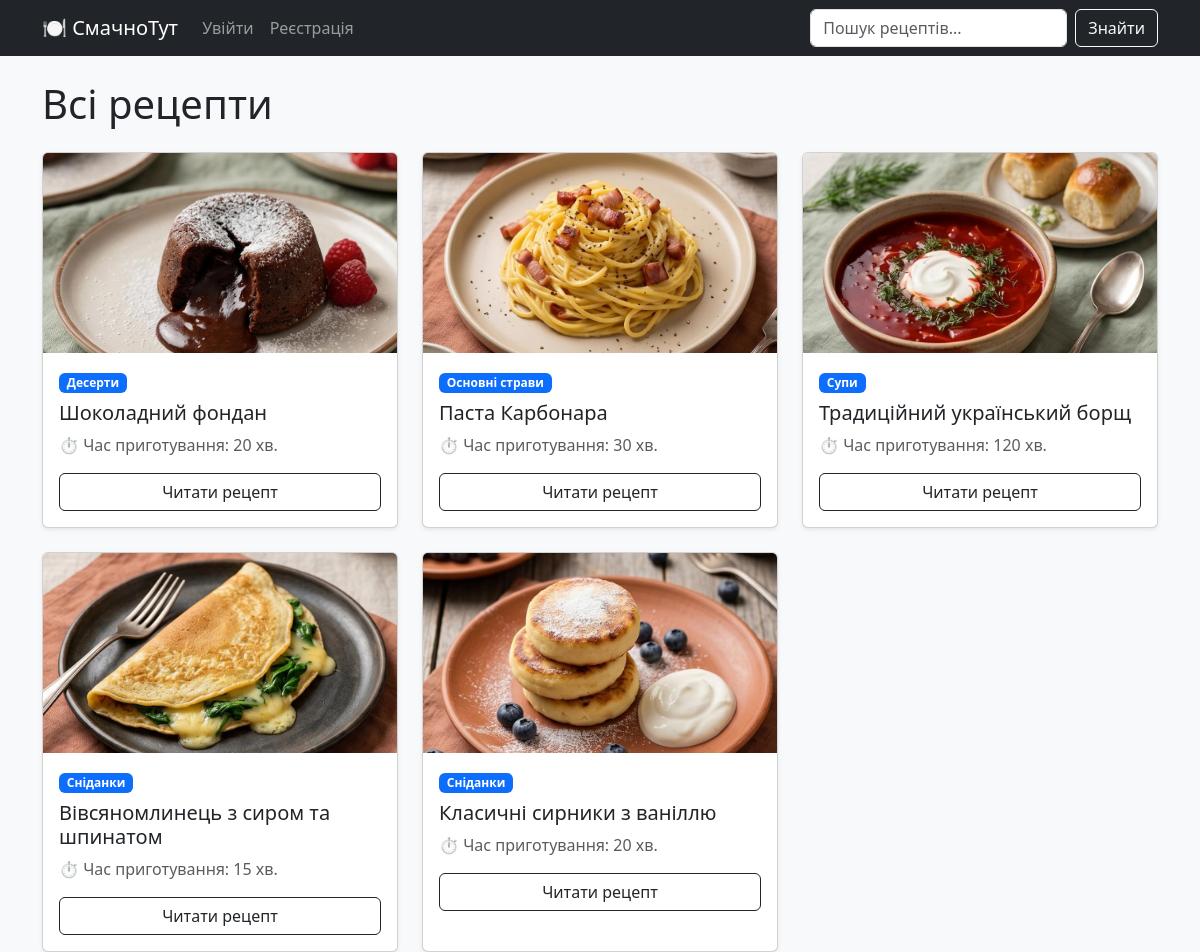
The page / on the database its author committed.
### recipes/models.py (models this page shows, shortened)
class Recipe(models.Model):
    title = models.CharField(max_length=200, verbose_name="Назва рецепта")
    ingredients = models.TextField(verbose_name="Інгредієнти",
                                   help_text="Вкажіть інгредієнти та їхню кількість (кожен з нового рядка)")
    description = models.TextField(verbose_name="Кроки приготування")
    cooking_time = models.PositiveIntegerField(help_text="Час приготування у хвилинах")
    image = models.ImageField(upload_to='recipes/images/', verbose_name="Фото страви")
    category = models.ForeignKey(Category, on_delete=models.CASCADE, related_name='recipes')
    author = models.ForeignKey(User, on_delete=models.CASCADE, related_name='recipes')
    likes = models.ManyToManyField(User, related_name='liked_recipes', blank=True)
    favorites = models.ManyToManyField(User, related_name='favorite_recipes', blank=True)
    created_at = models.DateTimeField(auto_now_add=True)

class Category(models.Model):
    name = models.CharField(max_length=100, unique=True, verbose_name="Назва категорії")
    class Meta:
        verbose_name_plural = "Categories" # Ось це виправить граматику в адмінці

### recipes/views.py (the view)
# urls.py: path('', views.recipe_list, name='recipe_list'),
def recipe_list(request):
    query = request.GET.get('q')  # Отримуємо текст з рядка пошуку
    if query:
        recipes = Recipe.objects.filter(
            Q(title__icontains=query) | Q(ingredients__icontains=query)
        ).order_by('-created_at')
    else:
        recipes = Recipe.objects.all().order_by('-created_at')
    return render(request, 'recipes/recipe_list.html', {'recipes': recipes, 'query': query})

### recipes/templates/recipes/recipe_list.html
{% extends 'recipes/base.html' %}
{% block content %}
{% if query %}
    <h2 class="mb-4">Результати пошуку для: <strong>"{{ query }}"</strong></h2>
    <a href="{% url 'recipes:recipe_list' %}" class="btn btn-outline-secondary mb-4">Скинути пошук</a>
{% else %}
    <h1 class="mb-4">Всі рецепти</h1>
{% endif %}
<div class="row row-cols-1 row-cols-md-3 g-4">
    {% for recipe in recipes %}
    <div class="col">
        <div class="card h-100 shadow-sm">
            {% if recipe.image %}
                <img src="{{ recipe.image.url }}" class="card-img-top recipe-img" alt="{{ recipe.title }}">
            {% endif %}
            <div class="card-body">
                <span class="badge bg-primary mb-2">{{ recipe.category.name }}</span>
                <h5 class="card-title">{{ recipe.title }}</h5>
                <p class="card-text text-muted">⏱️ Час приготування: {{ recipe.cooking_time }} хв.</p>
                <a href="{% url 'recipes:recipe_detail' recipe.id %}" class="btn btn-outline-dark w-100">Читати рецепт</a>
            </div>
        </div>
    </div>
    {% empty %}
    <div class="col-12">
        <p>На жаль, рецептів ще немає. Додайте їх через адмін-панель.</p>
    </div>
    {% endfor %}
</div>
{% endblock content %}

### recipes/templates/recipes/base.html (shortened to what this page needs)
<!DOCTYPE html>
<html lang="uk">
<head>
    <link href="https://cdn.jsdelivr.net/npm/bootstrap@5.3.0/dist/css/bootstrap.min.css" rel="stylesheet">
</head>
<body>
<nav class="navbar navbar-expand-lg navbar-dark bg-dark mb-4">
    <div class="container">
        <a class="navbar-brand" href="{% url 'recipes:recipe_list' %}">🍽️ СмачноТут</a>
        <div class="collapse navbar-collapse" id="navbarNav">
            <ul class="navbar-nav me-auto">
                {% if user.is_authenticated %}
                <li class="nav-item">
    <a class="nav-link text-warning" href="{% url 'recipes:recipe_create' %}">➕ Додати рецепт</a>
</li>
                    <li class="nav-item">
                        <a class="nav-link text-white" href="{% url 'recipes:favorites_list' %}">⭐ Обране</a>
                    </li>
                    <li class="nav-item">
                        <span class="nav-link text-warning">Привіт, <strong>{{ user.username }}</strong>!</span>
                    </li>
                    <li class="nav-item">
                        <form method="POST" action="{% url 'logout' %}" class="d-inline">
                            {% csrf_token %}
                            <button type="submit" class="btn btn-link nav-link">Вийти</button>
                        </form>
                    </li>
                {% else %}
                    <li class="nav-item">
                        <a class="nav-link" href="{% url 'login' %}">Увійти</a>
                    </li>
                    <li class="nav-item">
                        <a class="nav-link" href="{% url 'recipes:register' %}">Реєстрація</a>
                    </li>
                {% endif %}
            </ul>
            <form class="d-flex" action="{% url 'recipes:recipe_list' %}" method="GET">
                <input class="form-control me-2" type="search" placeholder="Пошук рецептів..." name="q" value="{{ request.GET.q }}">
                <button class="btn btn-outline-light" type="submit">Знайти</button>
            </form>
        </div>
    </div>
</nav>
<div class="container">
    {% block content %}
    {% endblock content %}
</div>
</body>
</html>

### recipes/templates/recipes/base.html (style rules this page uses)
body { background-color: #f8f9fa; }
.recipe-img { object-fit: cover; height: 200px; width: 100%; }

### rows shown on the page
Recipe: image (picture), category.name "Десерти", title "Шоколадний фондан", cooking_time "20"
Recipe: image (picture), category.name "Основні страви", title "Паста Карбонара", cooking_time "30"
Recipe: image (picture), category.name "Супи", title "Традиційний український борщ", cooking_time "120"
Recipe: image (picture), category.name "Сніданки", title "Вівсяномлинець з сиром та шпинатом", cooking_time "15"
Recipe: image (picture), category.name "Сніданки", title "Класичні сирники з ваніллю", cooking_time "20"
